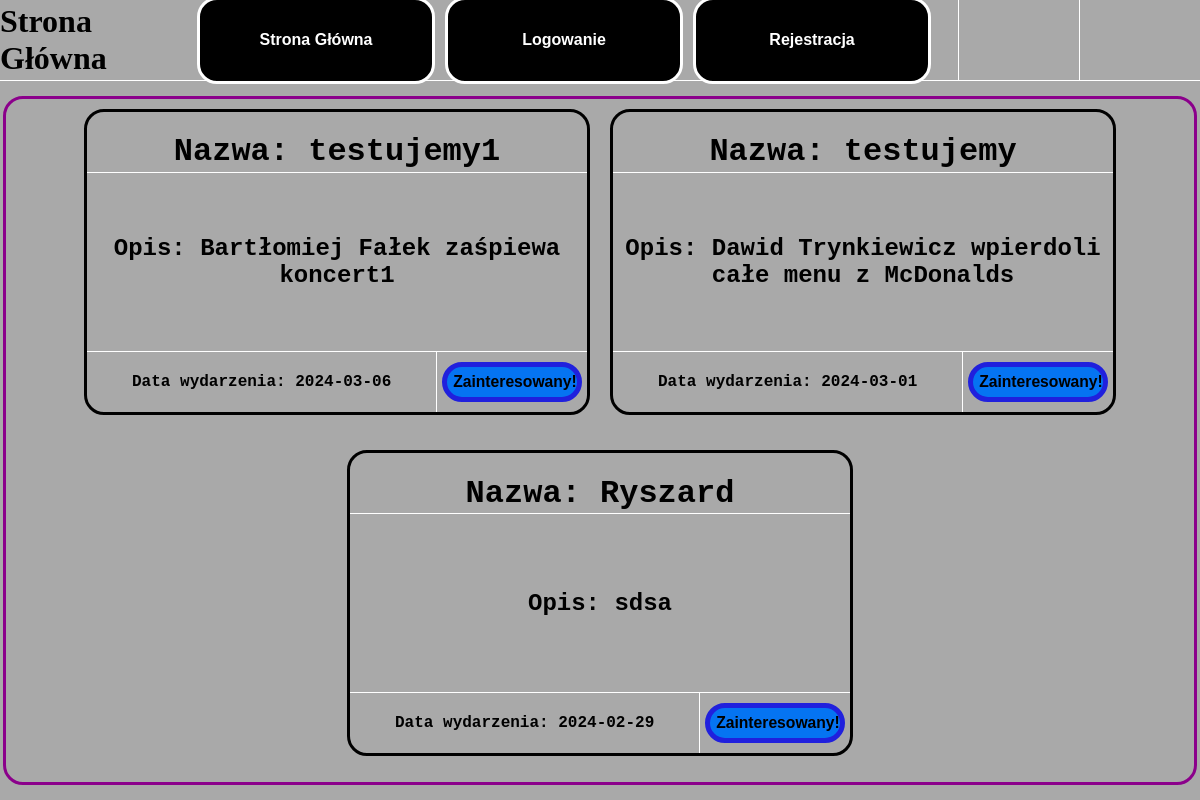
The page / on the database its author committed.
### tables this page shows
CREATE TABLE `wydarzenia` (
  `ID` int(11) NOT NULL,
  `nazwa_wyd` text NOT NULL,
  `opis_wyd` text NOT NULL,
  `data_wyd` date NOT NULL
);

### index.php (the view, shortened to what this page needs)
<!DOCTYPE html>
<html lang="en">
<head>
    <link rel="stylesheet" href="style.css">
</head>
<body>
    <div id="ogol">
        <div id="menu">
            <div id="menlewolewo">
                <h1>Strona Główna</h1>
            </div>
            <div id="menlewo">
                <?php
                include 'menu.php';
                ?>
            </div>
            <div id="menprawo">
            </div>
            <div id="menprawoprawo">
            </div>
        </div>
        <div id="tresc">
            <div id="trescogol" style=" align-items: baseline; justify-content: center; flex-direction: row; flex-wrap: wrap; overflow-y: auto; border-top: solid darkmagenta 3px; border-radius: 20px; width: 99%; height: 95%;">
                <?php
                $host = "localhost";
                $dbuser = "root";
                $dbpassword = "";
                $dbname = "Aaawlasny_projekt_BS";
                $conn = mysqli_connect($host, $dbuser, $dbpassword, $dbname);
                $sql = "SELECT `ID`, `nazwa_wyd`, `opis_wyd`, `data_wyd` FROM `wydarzenia` WHERE 1";
                $result = $conn->query($sql);
                if ($result->num_rows > 0) {
                    while ($row = $result->fetch_assoc()) {
                        echo "<div id = 'wydarzenie'>";
                        echo "<div id = 'divgora' style='display: flex; align-items: baseline; justify-content: center;'>";
                        echo "<h1>" . "Nazwa: " .  $row['nazwa_wyd'] . "</h1>";
                        echo "</div>";
                        echo "<div id = 'divsrodek'>";
                        echo "<h2>" . "Opis: " . $row['opis_wyd'] . "</h2>";
                        echo "</div>";
                        echo "<div id = 'divdol'>";
                        echo "<div id = 'divdollewo'>";
                        echo "<h4>" . "Data wydarzenia: " . $row['data_wyd'] . "</h4>";
                        echo "</div>";
                        echo "<div id = 'divdolprawo'>";
                        echo "<form method='POST' action=''>";
                        echo "<input type='submit' name='zainteres' id='zainteresbutton' value='Zainteresowany!'>";
                        echo "</form>";
                        echo "</div>";
                        echo "</div>";
                        echo "</div>";
                    }
                } else {
                    echo "";
                }
                ?>
            </div>
        </div>
    </div>
</body>
</html>

### style.css (style rules this page uses)
body { background-color: darkgray; color: black; margin: 0px; overflow: hidden; }
#ogol { display: flex; flex-direction: column; width: 100%; height: 100vh; }
#menu { display: flex; flex-direction: row; width: 100%; height: 10%; border-bottom: 0.5px solid white; }
#menlewolewo { display: flex; flex-direction: row; align-items: center; justify-content: center; width: 15%; height: 100%; }
#menlewo { display: flex; flex-direction: row; align-items: center; justify-content: center; width: 65%; height: 100%; }
#menprawo { display: flex; align-items: center; justify-content: center; flex-direction: row; font-family: Arial, Helvetica, sans-serif; font-weight: bold; font-size: 16px; border-left: 0.5px solid white; width: 10%; height: 100%; }
#menprawoprawo { display: flex; align-items: center; justify-content: center; flex-direction: row; border-left: 0.5px solid white; width: 10%; height: 100%; }
#tresc { display: flex; align-items: center; justify-content: center; flex-direction: column; width: 100%; height: 90%; }
#trescogol { display: flex; align-items: center; justify-content: center; flex-direction: column; border: solid darkmagenta 3px; border-radius: 20px; width: 99%; height: 95%; }
#wydarzenie { display: flex; align-items: center; justify-content: center; flex-direction: column; margin: 10px; border: solid black 3px; font-family: "Lucida Console", "Courier New", monospace; text-align: center; border-radius: 20px; width: 500px; height: 300px; }
#divgora { display: flex; align-items: center; justify-content: center; flex-direction: row; border-bottom: solid white 0.5px; width: 100%; height: 20%; }
#divsrodek { display: flex; align-items: center; justify-content: center; flex-direction: row; flex-wrap: wrap; overflow: auto; border-bottom: solid white 0.5px; width: 100%; height: 60%; }
#divdol { display: flex; align-items: center; justify-content: center; flex-direction: row; width: 100%; height: 20%; }
#divdollewo { display: flex; align-items: center; justify-content: center; border-right: solid white 0.5px; width: 70%; height: 100%; }
#divdolprawo { display: flex; align-items: center; justify-content: center; width: 30%; height: 100%; }
#zainteresbutton { background-color: rgb(5, 116, 242); border: solid rgb(32, 32, 221) 5px; border-radius: 20px; transition: 0.3s ease; text-align: center; font-family: Arial, Helvetica, sans-serif; font-weight: bold; font-size: 98%; color: black; width: 140px; height: 40px; }

### rows shown on the page
wydarzenia: nazwa_wyd "testujemy1", opis_wyd "Bartłomiej Fałek zaśpiewa koncert1", data_wyd "2024-03-06"
wydarzenia: nazwa_wyd "testujemy", opis_wyd "Dawid Trynkiewicz wpierdoli całe menu z McDonalds", data_wyd "2024-03-01"
wydarzenia: nazwa_wyd "Ryszard", opis_wyd "sdsa", data_wyd "2024-02-29"
